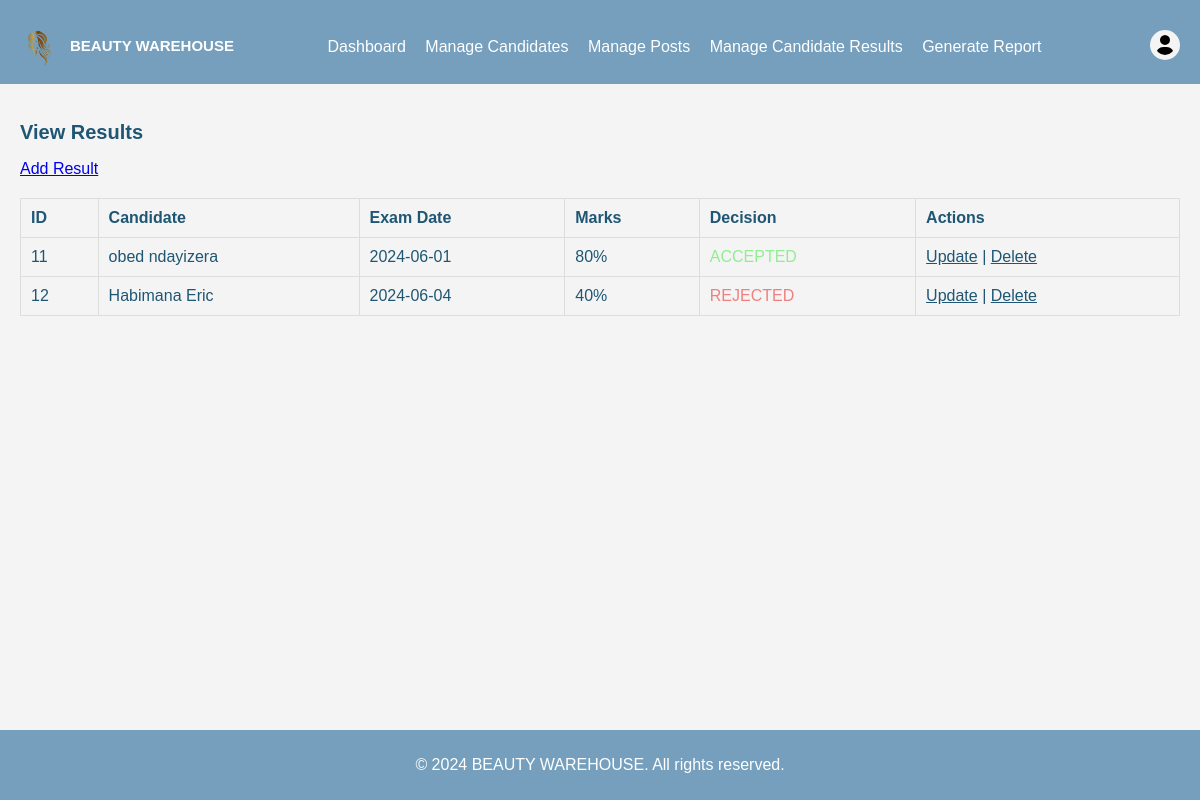
The page /view_candidate_result.php (signed in) on the database its author committed.
### tables this page shows
CREATE TABLE `candidateresult` (
  `CR_Id` int(11) NOT NULL,
  `C_ID` int(11) DEFAULT NULL,
  `ExamDate` date NOT NULL,
  `CR_Marks` int(11) NOT NULL,
  `CR_Decision` varchar(100) NOT NULL
);

CREATE TABLE `candidate` (
  `C_ID` int(11) NOT NULL,
  `C_FirstName` varchar(50) NOT NULL,
  `C_LastName` varchar(50) NOT NULL,
  `C_Gender` varchar(10) NOT NULL,
  `C_DateOfBirth` date NOT NULL,
  `PhoneNumber` varchar(15) NOT NULL,
  `PostId` int(11) DEFAULT NULL
);

### view_candidate_result.php (the view, shortened to what this page needs)
<?php
	include "includes/db.php";
	$sql = "SELECT CandidateResult.*, Candidate.C_FirstName, Candidate.C_LastName
	FROM CandidateResult
	JOIN Candidate ON CandidateResult.C_ID = Candidate.C_ID";
	$query = $conn->query($sql);
	$result = mysqli_fetch_all($query, MYSQLI_ASSOC);
?>
<?php include "includes/header.php"; ?>
<h2>View Results</h2>
<a href="add_candidate_result.php">Add Result</a>
<table>
	<tr>
		<th>ID</th>
		<th>Candidate</th>
		<th>Exam Date</th>
		<th>Marks</th>
		<th>Decision</th>
		<th>Actions</th>
	</tr>
	<?php foreach ($result as $row): ?>
		<tr>
			<td><?=$row['CR_Id']?></td>
			<td><?=$row['C_FirstName']?> <?=$row['C_LastName']?></td>
			<td><?=$row['ExamDate']?></td>
			<td><?=$row['CR_Marks']?>%</td>
			<td style="color:<?php echo $row['CR_Decision'] == 'ACCEPTED' ? 'lightgreen' : 'lightcoral'?>"><?=$row['CR_Decision']?></td>
			<td>
				<a href="update_candidate_result.php?id=<?=$row['CR_Id']?>">Update</a> |
				<a href="delete_candidate_result.php?id=<?=$row['CR_Id']?>" onclick="return confirm('Are you sure?');">Delete</a>
			</td>
		</tr>
	<?php endforeach; ?>
</table>
<?php include "includes/footer.php" ?>

### css/style.css (style rules this page uses)
body { font-family: Arial, sans-serif; background-color: #f4f4f4; color: #1F5673; margin: 0; padding: 0; }
h2 { font-size: 20px; color: #1F5673; }
table { width: 100%; border-collapse: collapse; margin: 20px 0px 5rem; }
table, th, td { border: 1px solid #ddd; }
table th, table td { padding: 10px; text-align: left; }
table td a { color: #1F5673; }

### rows shown on the page
candidateresult: CR_Id "11", C_ID.C_FirstName "obed", C_ID.C_LastName "ndayizera", ExamDate "2024-06-01", CR_Marks "80", CR_Decision "ACCEPTED"
candidateresult: CR_Id "12", C_ID.C_FirstName "Habimana", C_ID.C_LastName "Eric", ExamDate "2024-06-04", CR_Marks "40", CR_Decision "REJECTED"
